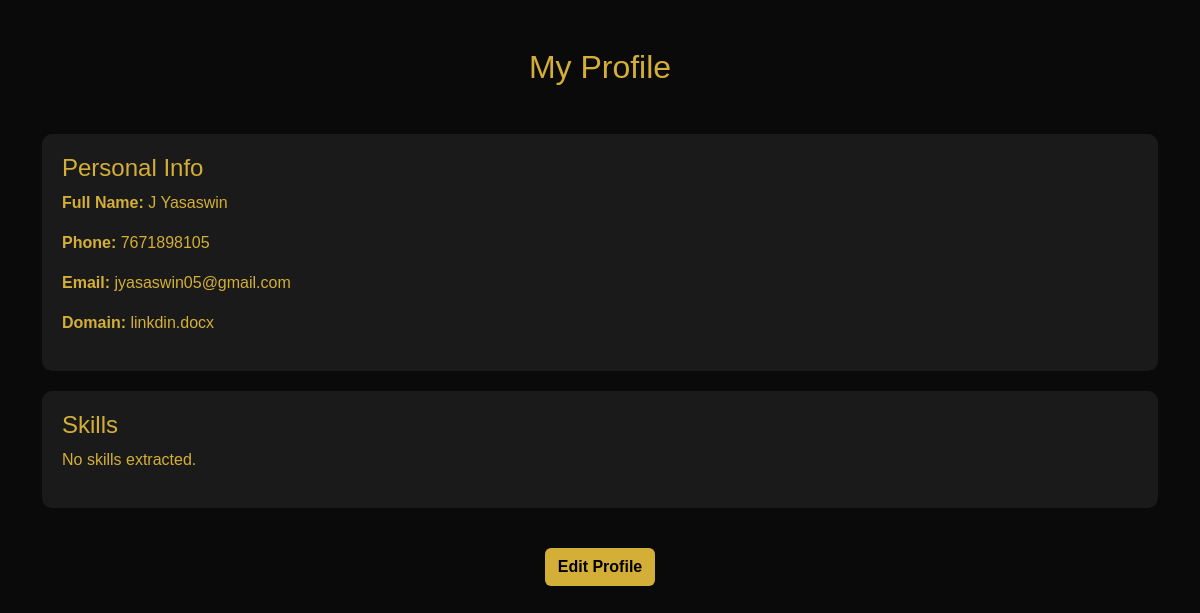
The page /profile (signed in) on the database as committed earlier.
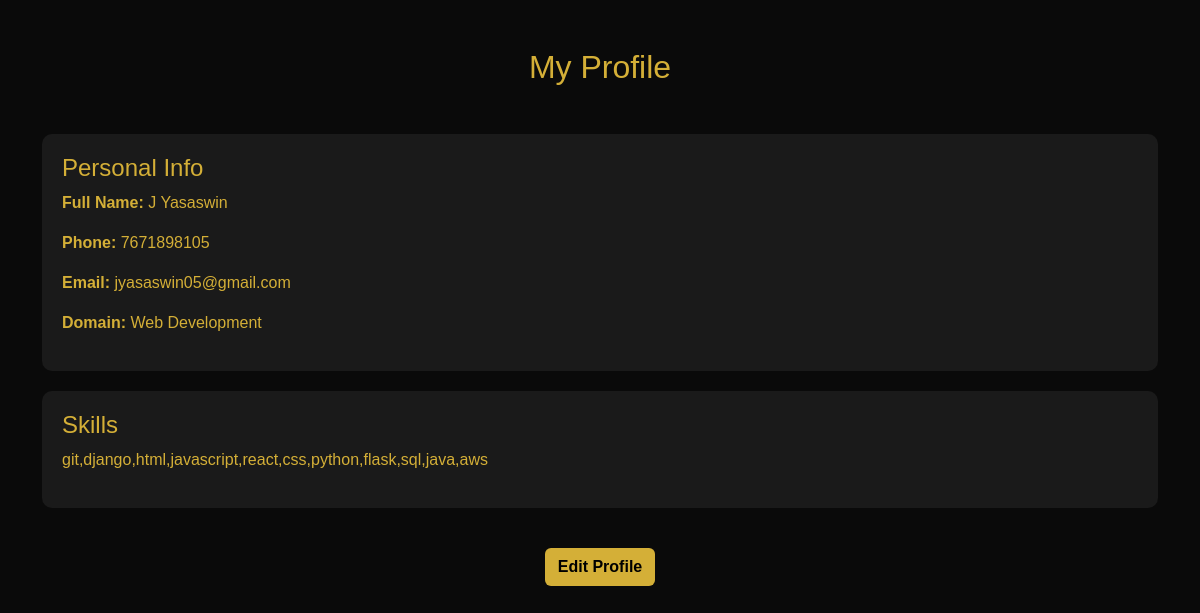
The same page on the database as committed later.
### tables this page shows
CREATE TABLE users (
            id INTEGER PRIMARY KEY AUTOINCREMENT,
            username TEXT UNIQUE NOT NULL,
            email TEXT UNIQUE NOT NULL,
            password TEXT NOT NULL,
            fullname TEXT,
            contact TEXT,
            resume TEXT,
            skills TEXT,
            domain TEXT
        );

### app.py (the view)
@app.route("/profile")
def profile():
    if "user_id" not in session:
        return redirect(url_for("login"))
    conn = get_db_connection()
    user = conn.execute("SELECT * FROM users WHERE id = ?", (session["user_id"],)).fetchone()
    conn.close()
    return render_template("profile.html", user=user)

### app.py (called while the page is built)
def get_db_connection():
    conn = sqlite3.connect("users.db")
    conn.row_factory = sqlite3.Row
    return conn

### templates/profile.html (shortened to what this page needs)
<!DOCTYPE html>
<html lang="en">
<head>
<link href="https://cdn.jsdelivr.net/npm/bootstrap@5.3.2/dist/css/bootstrap.min.css" rel="stylesheet">
</head>
<body class="container py-5">
<h2 class="text-center mb-5">My Profile</h2>
<div class="section-card">
  <h4>Personal Info</h4>
  <p><b>Full Name:</b> {{ user[4] }}</p>
  <p><b>Phone:</b> {{ user[5] }}</p>
  <p><b>Email:</b> {{ user[2] }}</p>
  <p><b>Domain:</b> {{ user[8] }}</p>
</div>
<div class="section-card">
  <h4>Skills</h4>
  {% if user[7] %}
    <p>{{ user[7] }}</p>
  {% else %}
    <p>No skills extracted.</p>
  {% endif %}
</div>
<div class="text-center">
  <a href="{{ url_for('edit_profile') }}" class="btn btn-custom">Edit Profile</a>
</div>
</body>
</html>

### templates/profile.html (style rules this page uses)
body { background: #0a0a0a; color: #d4af37; font-family: Arial, sans-serif; }
.section-card { background: #1a1a1a; padding: 20px; border-radius: 10px; margin-bottom: 20px; }
.btn-custom { background: #d4af37; color: black; font-weight: bold; margin-top: 20px; }

Rows that differ between the two databases and show on the page:
changed users "J Yasaswin": domain "linkdin.docx" → "Web Development"; skills (not shown) → "git,django,html,javascript,react,css,python,flask,sql,java,aws"
Other text that changed with them:
text no longer shown: "No skills extracted."
